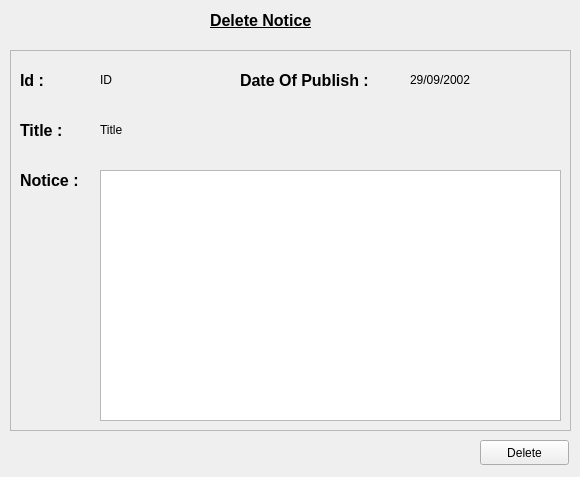
<?xml version="1.0" encoding="UTF-8"?>
<ui version="4.0">
 <class>Form</class>
 <widget class="QWidget" name="Form">
  <property name="geometry">
   <rect>
    <x>0</x>
    <y>0</y>
    <width>580</width>
    <height>477</height>
   </rect>
  </property>
  <property name="windowTitle">
   <string>Notice</string>
  </property>
  <widget class="QFrame" name="frame">
   <property name="geometry">
    <rect>
     <x>10</x>
     <y>50</y>
     <width>561</width>
     <height>381</height>
    </rect>
   </property>
   <property name="frameShape">
    <enum>QFrame::StyledPanel</enum>
   </property>
   <property name="frameShadow">
    <enum>QFrame::Raised</enum>
   </property>
   <widget class="QLabel" name="idLabel">
    <property name="geometry">
     <rect>
      <x>10</x>
      <y>10</y>
      <width>71</width>
      <height>41</height>
     </rect>
    </property>
    <property name="styleSheet">
     <string notr="true">font-size:12pt;
font-weight: bold;</string>
    </property>
    <property name="text">
     <string>&lt;html&gt;&lt;head/&gt;&lt;body&gt;&lt;p&gt;Id : &lt;/p&gt;&lt;/body&gt;&lt;/html&gt;</string>
    </property>
   </widget>
   <widget class="QLabel" name="titlelabel">
    <property name="geometry">
     <rect>
      <x>10</x>
      <y>60</y>
      <width>91</width>
      <height>41</height>
     </rect>
    </property>
    <property name="text">
     <string>&lt;html&gt;&lt;head/&gt;&lt;body&gt;&lt;p&gt;&lt;span style=&quot; font-size:12pt; font-weight:600;&quot;&gt;Title :&lt;/span&gt;&lt;/p&gt;&lt;/body&gt;&lt;/html&gt;</string>
    </property>
   </widget>
   <widget class="QLabel" name="noticeLabel">
    <property name="geometry">
     <rect>
      <x>10</x>
      <y>110</y>
      <width>91</width>
      <height>41</height>
     </rect>
    </property>
    <property name="text">
     <string>&lt;html&gt;&lt;head/&gt;&lt;body&gt;&lt;p&gt;&lt;span style=&quot; font-size:12pt; font-weight:600;&quot;&gt;Notice  :&lt;/span&gt;&lt;/p&gt;&lt;/body&gt;&lt;/html&gt;</string>
    </property>
   </widget>
   <widget class="QLabel" name="id">
    <property name="geometry">
     <rect>
      <x>90</x>
      <y>10</y>
      <width>91</width>
      <height>41</height>
     </rect>
    </property>
    <property name="text">
     <string>&lt;html&gt;&lt;head/&gt;&lt;body&gt;&lt;p&gt;ID&lt;/p&gt;&lt;/body&gt;&lt;/html&gt;</string>
    </property>
   </widget>
   <widget class="QLabel" name="title">
    <property name="geometry">
     <rect>
      <x>90</x>
      <y>60</y>
      <width>461</width>
      <height>41</height>
     </rect>
    </property>
    <property name="text">
     <string>&lt;html&gt;&lt;head/&gt;&lt;body&gt;&lt;p&gt;Title&lt;/p&gt;&lt;/body&gt;&lt;/html&gt;</string>
    </property>
   </widget>
   <widget class="QTextBrowser" name="notice">
    <property name="geometry">
     <rect>
      <x>90</x>
      <y>120</y>
      <width>461</width>
      <height>251</height>
     </rect>
    </property>
   </widget>
   <widget class="QLabel" name="dateLabel">
    <property name="geometry">
     <rect>
      <x>230</x>
      <y>10</y>
      <width>161</width>
      <height>41</height>
     </rect>
    </property>
    <property name="styleSheet">
     <string notr="true">font-size:12pt;
font-weight: bold;</string>
    </property>
    <property name="text">
     <string>&lt;html&gt;&lt;head/&gt;&lt;body&gt;&lt;p&gt;Date Of Publish :&lt;/p&gt;&lt;/body&gt;&lt;/html&gt;</string>
    </property>
   </widget>
   <widget class="QLabel" name="date">
    <property name="geometry">
     <rect>
      <x>400</x>
      <y>10</y>
      <width>151</width>
      <height>41</height>
     </rect>
    </property>
    <property name="text">
     <string>&lt;html&gt;&lt;head/&gt;&lt;body&gt;&lt;p&gt;29/09/2002&lt;/p&gt;&lt;/body&gt;&lt;/html&gt;</string>
    </property>
   </widget>
  </widget>
  <widget class="QPushButton" name="closeButton">
   <property name="geometry">
    <rect>
     <x>480</x>
     <y>440</y>
     <width>89</width>
     <height>25</height>
    </rect>
   </property>
   <property name="text">
    <string>Delete</string>
   </property>
  </widget>
  <widget class="QLabel" name="addNoticeLabel">
   <property name="geometry">
    <rect>
     <x>210</x>
     <y>0</y>
     <width>151</width>
     <height>41</height>
    </rect>
   </property>
   <property name="styleSheet">
    <string notr="true">font-size:12pt;
font-weight: bold;</string>
   </property>
   <property name="text">
    <string>&lt;html&gt;&lt;head/&gt;&lt;body&gt;&lt;p&gt;&lt;span style=&quot; font-size:12pt; text-decoration: underline;&quot;&gt;Delete Notice&lt;/span&gt;&lt;/p&gt;&lt;/body&gt;&lt;/html&gt;</string>
   </property>
  </widget>
 </widget>
 <resources/>
 <connections/>
</ui>
